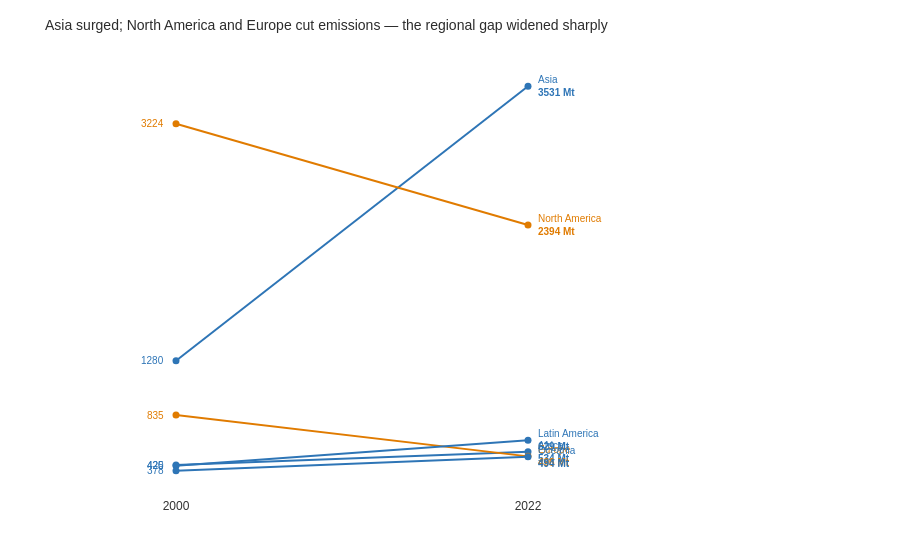

Here is the notebook cell this chart was saved with:
### Markdown cell above
---
## Task 2 — Slopegraph: Regional Change 2000 vs 2022

**What to build:** A slopegraph comparing **average regional CO2 emissions** between 2000 and 2022.

**Requirements:**
- One line per region (not per country — aggregate first)
- Colour: regions that increased = one colour; decreased = another
- Values labelled at both ends of each line
- No y-axis tick labels (the endpoint labels make them redundant)
- Insight title stating which regions moved most

> 💡 `df.groupby(['Region','Year'])['CO2_Mt'].mean().reset_index()` then filter to 2000 and 2022

### Code cell
# --- Task 2: Slopegraph ---

# Aggregate to regional averages for the two years
region_df = (df[df['Year'].isin([2000, 2022])]
             .groupby(['Region', 'Year'])['CO2_Mt']
             .mean()
             .reset_index())

# Determine direction of change per region (for colour coding)
pivot = region_df.pivot(index='Region', columns='Year', values='CO2_Mt')
pivot['increased'] = pivot[2022] > pivot[2000]

fig = go.Figure()

color_up   = '#2E75B6'   # blue  = increased
color_down = '#E07B00'   # amber = decreased

for region, row in pivot.iterrows():
    color = color_up if row['increased'] else color_down
    fig.add_trace(go.Scatter(
        x=[2000, 2022],
        y=[row[2000], row[2022]],
        mode='lines+markers',
        line=dict(color=color, width=2),
        marker=dict(size=7, color=color),
        showlegend=False,
        hovertemplate=f'<b>{region}</b><br>%{{x}}: %{{y:.1f}} Mt<extra></extra>'
    ))

    # Left label (2000 value)
    fig.add_annotation(
        x=2000, y=row[2000],
        text=f'{row[2000]:.0f}',
        showarrow=False, xanchor='right', xshift=-10,
        font=dict(color=color, size=10, family='Arial')
    )
    # Right label: region name + 2022 value
    fig.add_annotation(
        x=2022, y=row[2022],
        text=f'{region}<br><b>{row[2022]:.0f} Mt</b>',
        showarrow=False, xanchor='left', xshift=8,
        font=dict(color=color, size=10, family='Arial'),
        align='left'
    )

fig.update_layout(
    title='Asia surged; North America and Europe cut emissions — the regional gap widened sharply',
    title_font=dict(family='Arial', size=14, color='#2C2C2C'),
    plot_bgcolor='white',
    paper_bgcolor='white',
    font=dict(family='Arial', size=12, color='#333333'),
    xaxis=dict(
        tickvals=[2000, 2022],
        ticktext=['2000', '2022'],
        showgrid=False,
        range=[1994, 2034],   # extra room for labels on both sides
        title=''
    ),
    yaxis=dict(
        showgrid=False,
        showticklabels=False,  # endpoint labels make tick labels redundant
        title=''
    ),
    margin=dict(l=80, r=180, t=60, b=40),
    height=550,
    width=900
)

fig.show()

### Figure 1 — Plotly figure (JSON) as saved in the notebook; plotly's stock layout.template omitted (floating-point values rounded to 4 significant figures)
{"data": [{"hovertemplate": "<b>Africa</b><br>%{x}: %{y:.1f} Mt<extra></extra>", "line": {"color": "#2E75B6", "width": 2}, "marker": {"color": "#2E75B6", "size": 7}, "mode": "lines+markers", "showlegend": false, "type": "scatter", "x": [2000, 2022], "y": [425.4, 534.4]}, {"hovertemplate": "<b>Asia</b><br>%{x}: %{y:.1f} Mt<extra></extra>", "line": {"color": "#2E75B6", "width": 2}, "marker": {"color": "#2E75B6", "size": 7}, "mode": "lines+markers", "showlegend": false, "type": "scatter", "x": [2000, 2022], "y": [1280.0, 3531.0]}, {"hovertemplate": "<b>Europe</b><br>%{x}: %{y:.1f} Mt<extra></extra>", "line": {"color": "#E07B00", "width": 2}, "marker": {"color": "#E07B00", "size": 7}, "mode": "lines+markers", "showlegend": false, "type": "scatter", "x": [2000, 2022], "y": [834.9, 496.5]}, {"hovertemplate": "<b>Latin America</b><br>%{x}: %{y:.1f} Mt<extra></extra>", "line": {"color": "#2E75B6", "width": 2}, "marker": {"color": "#2E75B6", "size": 7}, "mode": "lines+markers", "showlegend": false, "type": "scatter", "x": [2000, 2022], "y": [419.9, 629.1]}, {"hovertemplate": "<b>North America</b><br>%{x}: %{y:.1f} Mt<extra></extra>", "line": {"color": "#E07B00", "width": 2}, "marker": {"color": "#E07B00", "size": 7}, "mode": "lines+markers", "showlegend": false, "type": "scatter", "x": [2000, 2022], "y": [3224.0, 2394.0]}, {"hovertemplate": "<b>Oceania</b><br>%{x}: %{y:.1f} Mt<extra></extra>", "line": {"color": "#2E75B6", "width": 2}, "marker": {"color": "#2E75B6", "size": 7}, "mode": "lines+markers", "showlegend": false, "type": "scatter", "x": [2000, 2022], "y": [378.4, 493.7]}], "layout": {"annotations": [{"font": {"color": "#2E75B6", "family": "Arial", "size": 10}, "showarrow": false, "text": "425", "x": 2000, "xanchor": "right", "xshift": -10, "y": 425.4}, {"align": "left", "font": {"color": "#2E75B6", "family": "Arial", "size": 10}, "showarrow": false, "text": "Africa<br><b>534 Mt</b>", "x": 2022, "xanchor": "left", "xshift": 8, "y": 534.4}, {"font": {"color": "#2E75B6", "family": "Arial", "size": 10}, "showarrow": false, "text": "1280", "x": 2000, "xanchor": "right", "xshift": -10, "y": 1280.0}, {"align": "left", "font": {"color": "#2E75B6", "family": "Arial", "size": 10}, "showarrow": false, "text": "Asia<br><b>3531 Mt</b>", "x": 2022, "xanchor": "left", "xshift": 8, "y": 3531.0}, {"font": {"color": "#E07B00", "family": "Arial", "size": 10}, "showarrow": false, "text": "835", "x": 2000, "xanchor": "right", "xshift": -10, "y": 834.9}, {"align": "left", "font": {"color": "#E07B00", "family": "Arial", "size": 10}, "showarrow": false, "text": "Europe<br><b>496 Mt</b>", "x": 2022, "xanchor": "left", "xshift": 8, "y": 496.5}, {"font": {"color": "#2E75B6", "family": "Arial", "size": 10}, "showarrow": false, "text": "420", "x": 2000, "xanchor": "right", "xshift": -10, "y": 419.9}, {"align": "left", "font": {"color": "#2E75B6", "family": "Arial", "size": 10}, "showarrow": false, "text": "Latin America<br><b>629 Mt</b>", "x": 2022, "xanchor": "left", "xshift": 8, "y": 629.1}, {"font": {"color": "#E07B00", "family": "Arial", "size": 10}, "showarrow": false, "text": "3224", "x": 2000, "xanchor": "right", "xshift": -10, "y": 3224.0}, {"align": "left", "font": {"color": "#E07B00", "family": "Arial", "size": 10}, "showarrow": false, "text": "North America<br><b>2394 Mt</b>", "x": 2022, "xanchor": "left", "xshift": 8, "y": 2394.0}, {"font": {"color": "#2E75B6", "family": "Arial", "size": 10}, "showarrow": false, "text": "378", "x": 2000, "xanchor": "right", "xshift": -10, "y": 378.4}, {"align": "left", "font": {"color": "#2E75B6", "family": "Arial", "size": 10}, "showarrow": false, "text": "Oceania<br><b>494 Mt</b>", "x": 2022, "xanchor": "left", "xshift": 8, "y": 493.7}], "font": {"color": "#333333", "family": "Arial", "size": 12}, "height": 550, "margin": {"b": 40, "l": 80, "r": 180, "t": 60}, "paper_bgcolor": "white", "plot_bgcolor": "white", "title": {"font": {"color": "#2C2C2C", "family": "Arial", "size": 14}, "text": "Asia surged; North America and Europe cut emissions — the regional gap widened sharply"}, "width": 900, "xaxis": {"range": [1994, 2034], "showgrid": false, "ticktext": ["2000", "2022"], "tickvals": [2000, 2022], "title": {"text": ""}}, "yaxis": {"showgrid": false, "showticklabels": false, "title": {"text": ""}}}}
